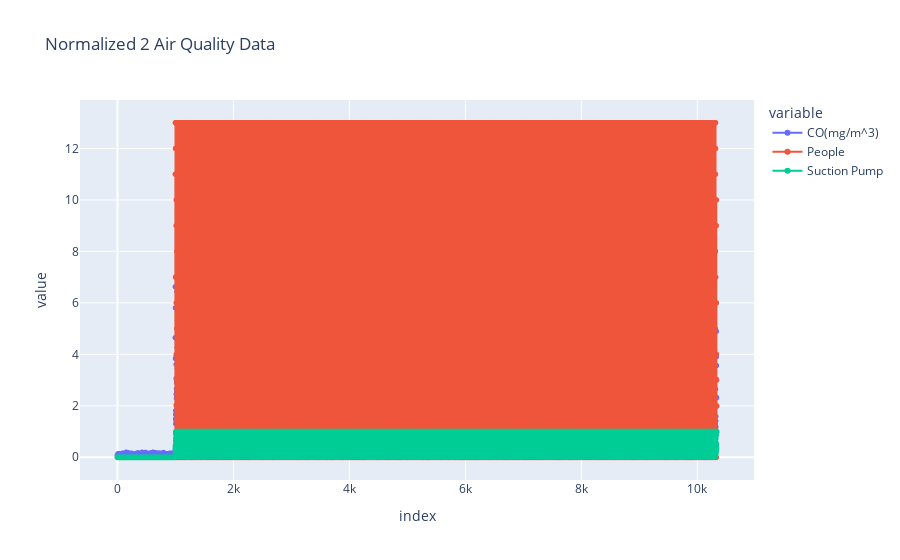

The notebook cell saved with this chart:
### Code cell
# plot all the curves with plotly
x= 0
fig = px.line(df.iloc[:], #x="Time", y=["CO(mg/m^3)", "Delta CO(mg/m^3)", ' People', 'Suction Pump'],
              markers=True, title="Normalized 2 Air Quality Data")
fig.show()

### Figure 1 — Plotly figure (JSON) as saved in the notebook; plotly's stock layout.template omitted (floating-point values rounded to 4 significant figures; data arrays with more than 128 entries replaced by an {"elided": "..."} marker saying what was removed)
{"data": [{"hovertemplate": "variable=CO(mg/m^3)<br>index=%{x}<br>value=%{y}<extra></extra>", "legendgroup": "CO(mg/m^3)", "line": {"color": "#636efa", "dash": "solid"}, "marker": {"symbol": "circle"}, "mode": "markers+lines", "name": "CO(mg/m^3)", "showlegend": true, "type": "scattergl", "x": {"elided": "10333 int values"}, "xaxis": "x", "y": {"elided": "10333 float values"}, "yaxis": "y"}, {"hovertemplate": "variable=People<br>index=%{x}<br>value=%{y}<extra></extra>", "legendgroup": "People", "line": {"color": "#EF553B", "dash": "solid"}, "marker": {"symbol": "circle"}, "mode": "markers+lines", "name": "People", "showlegend": true, "type": "scattergl", "x": {"elided": "10333 int values"}, "xaxis": "x", "y": {"elided": "10333 int values"}, "yaxis": "y"}, {"hovertemplate": "variable=Suction Pump<br>index=%{x}<br>value=%{y}<extra></extra>", "legendgroup": "Suction Pump", "line": {"color": "#00cc96", "dash": "solid"}, "marker": {"symbol": "circle"}, "mode": "markers+lines", "name": "Suction Pump", "showlegend": true, "type": "scattergl", "x": {"elided": "10333 int values"}, "xaxis": "x", "y": {"elided": "10333 float values"}, "yaxis": "y"}], "layout": {"legend": {"title": {"text": "variable"}, "tracegroupgap": 0}, "title": {"text": "Normalized 2 Air Quality Data"}, "xaxis": {"anchor": "y", "domain": [0, 1], "title": {"text": "index"}}, "yaxis": {"anchor": "x", "domain": [0, 1], "title": {"text": "value"}}}}
